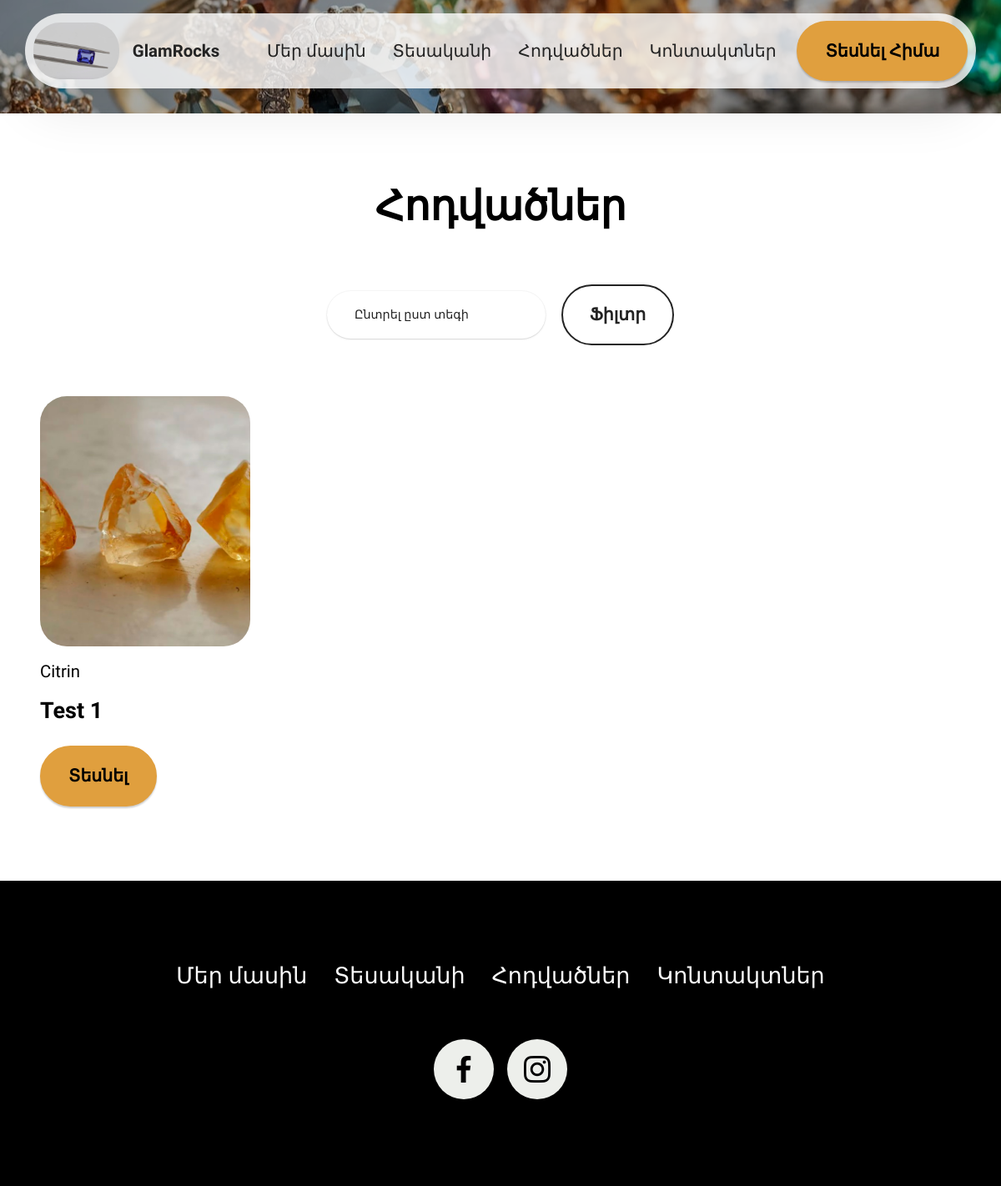
The page /blog/ on the database as committed earlier.
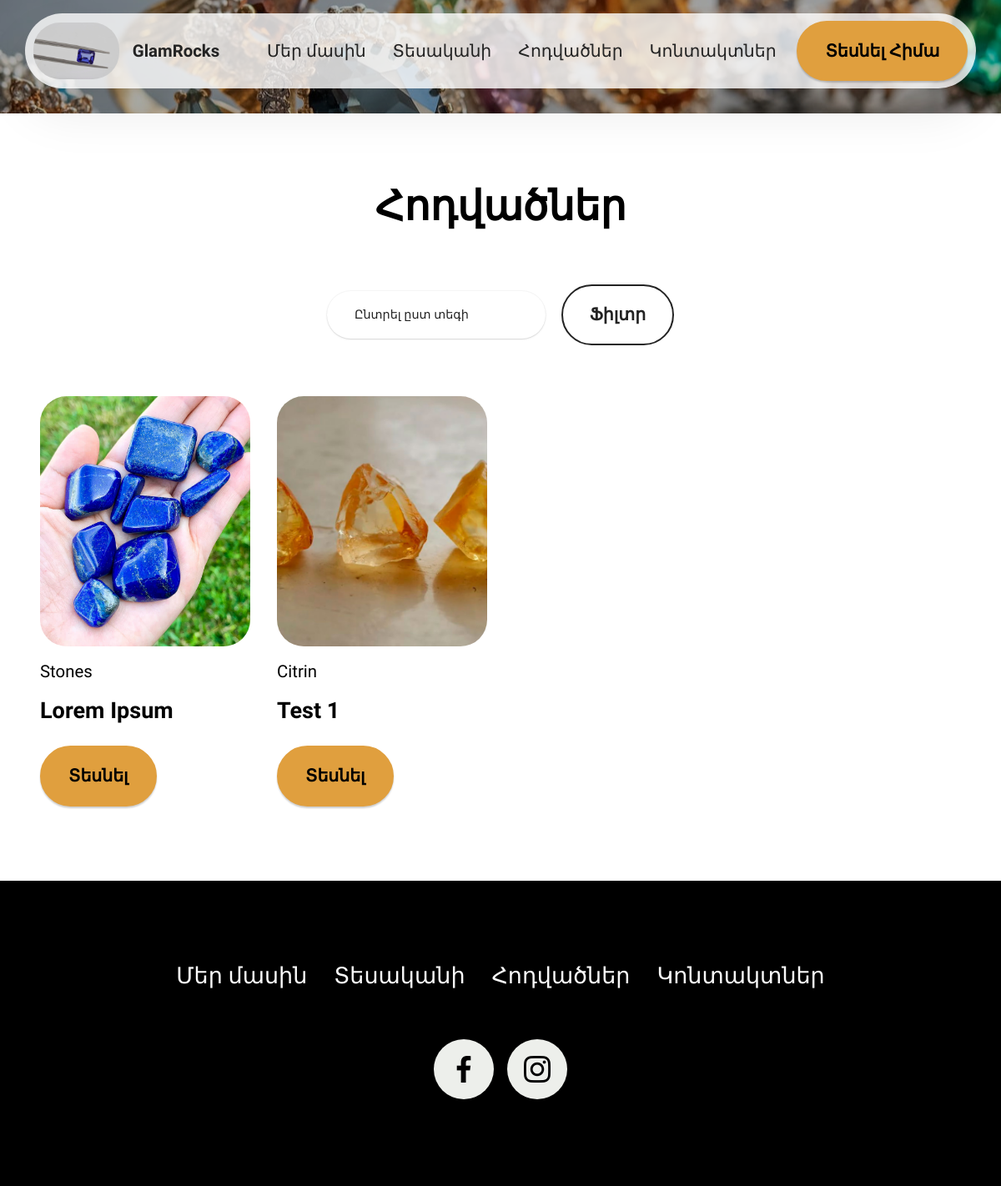
The same page on the database as committed later.
### store/models.py (models this page shows, shortened)
class Blog(models.Model):
    title = models.CharField(max_length=200, verbose_name='Название')
    pub_date = models.DateTimeField(auto_now_add=True)
    body = models.TextField(verbose_name='Текст')
    image = models.ImageField(upload_to='store/blog', verbose_name='Изображение')
    tag = models.CharField(max_length=30, default='քարեր', verbose_name='Тег')
    class Meta:
        verbose_name = "Статья"
        verbose_name_plural = "Статьи"
        ordering = ['-pub_date']

### store/views.py (the view)
# urls.py: path('blog/', views.blog, name='blog'),
def blog(request):
    tag = request.GET.get('tag')
    if tag:
        blogs = Blog.objects.filter(tag=tag)
    else:
        blogs = Blog.objects.all()
    tags = Blog.objects.values('tag').distinct()
    return render(request, 'store/blog.html', {'blogs': blogs, 'tags': tags})

### templates/store/blog.html (shortened to what this page needs)
{% extends 'store/base.html' %}
{% block content %}
{% include 'store/header_secondary.html' %}
<section class="blog-2 cid-tZQRXE9pSn" id="blog-2-tZQRXE9pSn">
    <div class="container-fluid">
        <div class="row justify-content-center mb-5">
            <div class="col-12 content-head">
                <div class="mbr-section-head">
                    <h4 class="mbr-section-title mbr-fonts-style align-center mb-0 display-2">
                        <strong>Հոդվածներ</strong>
                    </h4>
                </div>
            </div>
        </div>
        <div class="container">
            <form method="GET" action="{% url 'blog' %}">
                <div class="row align-items-center justify-content-center mb-5"">
                    <div class="col-sm-3 my-1">
                        <select class="form-control small-text" name="tag">
                            <option selected value="">Ընտրել ըստ տեգի</option>
                        </select>
                    </div>
                    <div class="mbr-section-btn col-md-auto my-1">"
                        <button class="btn btn-black-outline display-7" type="submit">Ֆիլտր</button>
                    </div>
            </form>
        </div>
        <div class="row">
            {% for blog in blogs %}
            <div class="item features-image col-12 col-md-6 col-lg-3 active">
                <div class="item-wrapper">
                    <div class="item-img mb-3">
                        <img src="{{ blog.image.url }}">
                    </div>
                    <div class="item-content align-left">
                        <h5 class="item-title mbr-fonts-style mt-0 mb-3 display-7">
                            {{ blog.tag }}
                        </h5>
                        <h6 class="item-subtitle mbr-fonts-style mb-3 display-5">
                            <strong>{{ blog.title }}</strong>
                        </h6>
                        <div class="mbr-section-btn item-footer">
                            <a href="{% url 'article' blog.id %}" class="btn item-btn btn-primary display-7">
                                Տեսնել
                            </a>
                        </div>
                    </div>
                </div>
            </div>
            {% endfor %}
        </div>
    </div>
</section>
{% endblock %}

Rows that differ between the two databases and show on the page:
added Blog: image (picture), tag "Stones", title "Lorem Ipsum"
